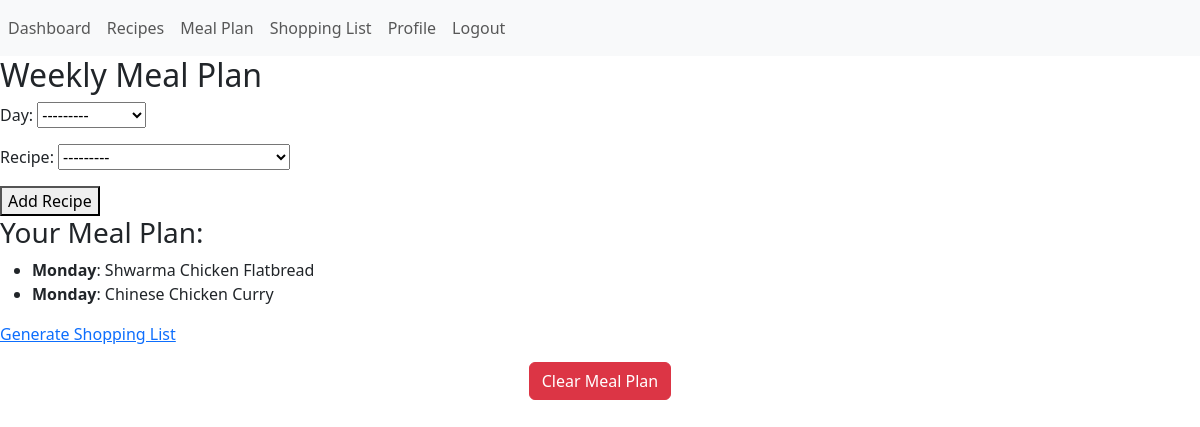
The page /meal-plan/ (signed in) on the database as committed earlier.
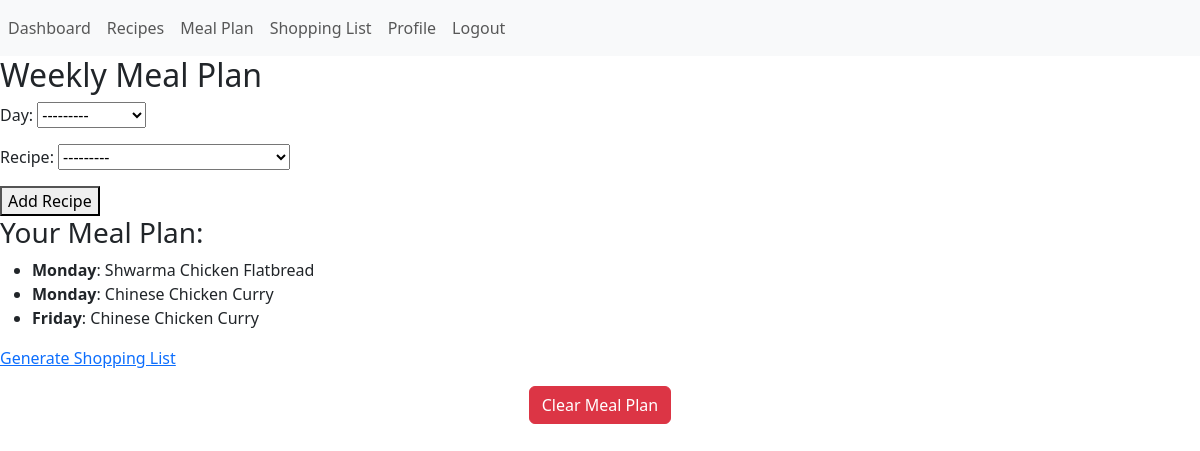
The same page on the database as committed later.
### wfd/models.py (models this page shows, shortened)
class MealPlanItem(models.Model):
    DAYS_OF_WEEK = [
        ('Monday', 'Monday'),
        ('Tuesday', 'Tuesday'),
        ('Wednesday', 'Wednesday'),
        ('Thursday', 'Thursday'),
        ('Friday', 'Friday'),
        ('Saturday', 'Saturday'),
        ('Sunday', 'Sunday'),
    ]
    meal_plan = models.ForeignKey(MealPlan, on_delete=models.CASCADE, related_name="items")
    recipe = models.ForeignKey("Recipe", on_delete=models.CASCADE)
    day = models.CharField(max_length=10, choices=DAYS_OF_WEEK)

class Recipe(models.Model):
    CATEGORY_CHOICES = [
        ('breakfast', 'Breakfast'),
        ('lunch', 'Lunch'),
        ('dinner', 'Dinner'),
        ('snack', 'Snack'),
        ('dessert', 'Dessert'),
    ]
    title = models.CharField(max_length = 255)
    user = models.ForeignKey(User, on_delete=models.CASCADE)
    ingredients = models.TextField(help_text = "Enter each ingredient on a new line.")
    method= models.TextField()
    tags = models.CharField(max_length=20, choices= CATEGORY_CHOICES)
    created_at = models.DateTimeField(auto_now_add=True)
    def __str__(self):
        return self.title

### wfd/views.py (the view)
# urls.py: path('meal-plan/', views.meal_plan_view, name='meal_plan'),
@login_required
def meal_plan_view(request):
    meal_plan, created = MealPlan.objects.get_or_create(user=request.user)  # Get or create a meal plan for the user
    items = meal_plan.items.all()
    if request.method == 'POST':
        form = MealPlanItemForm(request.POST, user=request.user)
        if form.is_valid():
            meal_item = form.save(commit=False)
            meal_item.meal_plan = meal_plan
            meal_item.save()
            return redirect('meal_plan')
    else:
        form = MealPlanItemForm(user=request.user)
    return render(request, 'meal_plan.html', {'meal_plan': meal_plan, 'items': items, 'form': form})

### wfd/forms.py
class MealPlanItemForm(forms.ModelForm):
    class Meta:
        model = MealPlanItem
        fields = ['day', 'recipe']
    def __init__(self, *args, **kwargs):
        user = kwargs.pop('user', None) #Gets logged in user
        super().__init__(*args, **kwargs)
        if user:
            self.fields['recipe'].queryset = Recipe.objects.filter(user=user) #Shows only users recipes

### wfd/templates/meal_plan.html (shortened to what this page needs)
{% extends "base.html" %}
{% block content %}
    <h2>Weekly Meal Plan</h2>
    <form method="post">
        {{ form.as_p }}
        <button type="submit">Add Recipe</button>
    </form>
    <h3>Your Meal Plan:</h3>
    <ul>
        {% for item in items %}
            <li><strong>{{ item.day }}</strong>: {{ item.recipe.title }}</li>
        {% empty %}
            <li>No meals added yet.</li>
        {% endfor %}
    </ul>
    <a href="{% url 'shopping_list' %}">Generate Shopping List</a>
    <form action="{% url 'clear_meal_plan' %}" method="POST" class="text-center mt-3" onsubmit="return confirm('Are you sure you want to clear the current meal plan (and shopping list)?');">
        <button type="submit" class="btn btn-danger">Clear Meal Plan</button>
    </form>
{% endblock %}

Rows that differ between the two databases and show on the page:
added MealPlanItem: day "Friday", recipe "Chinese Chicken Curry"
